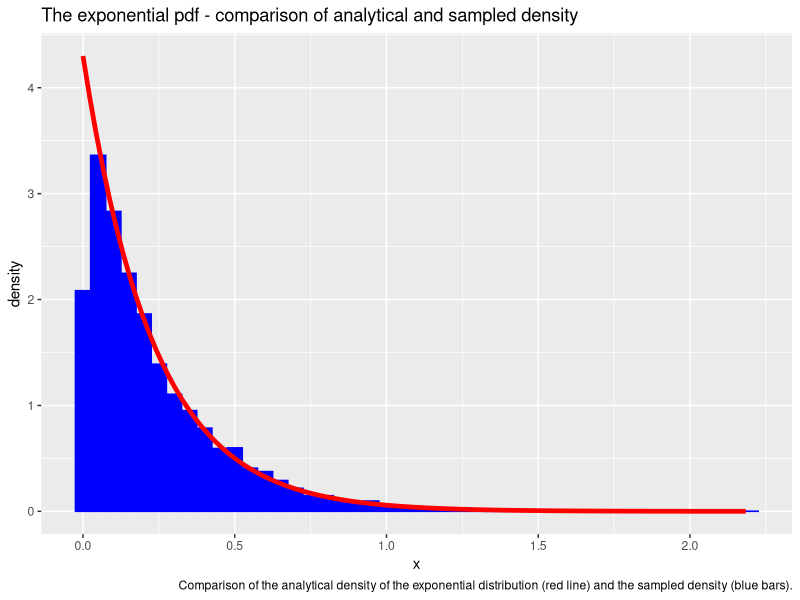
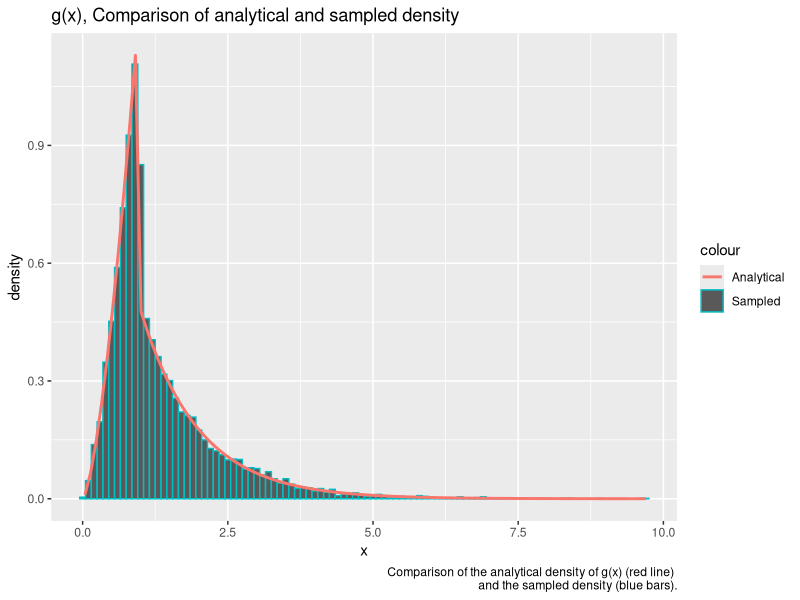
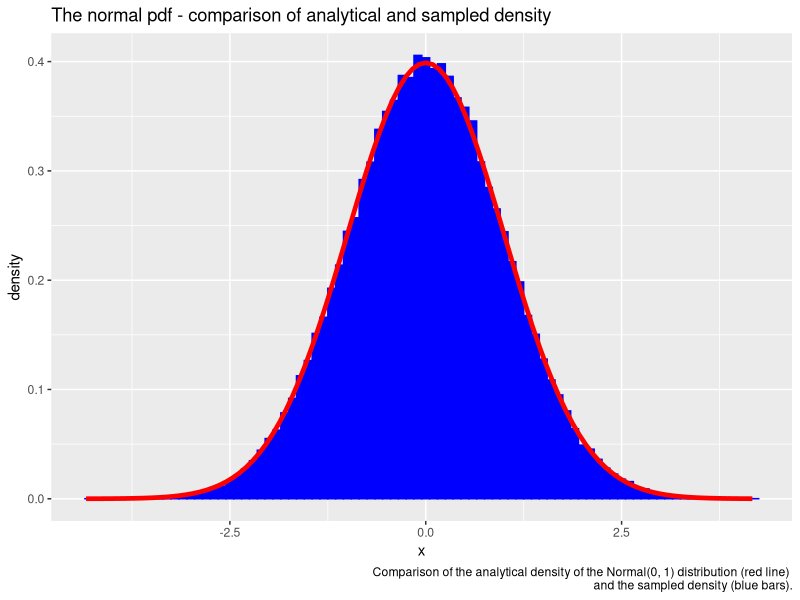
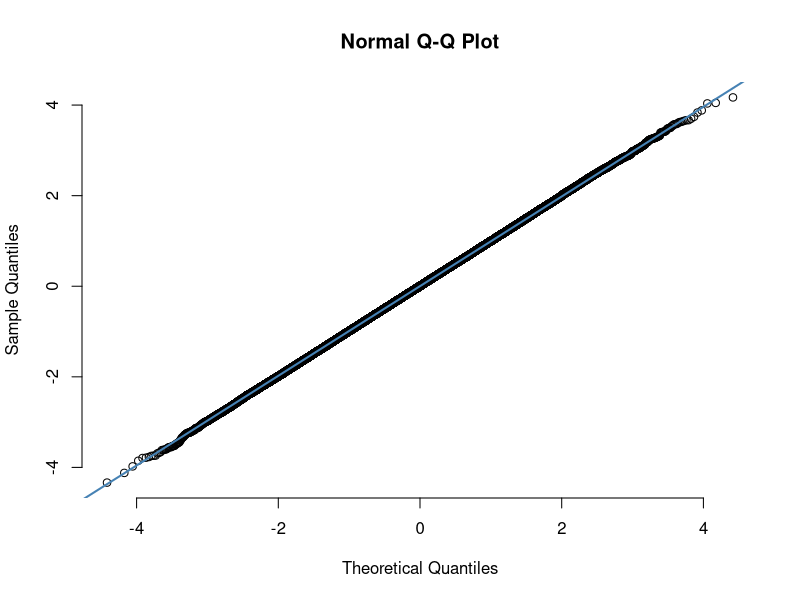
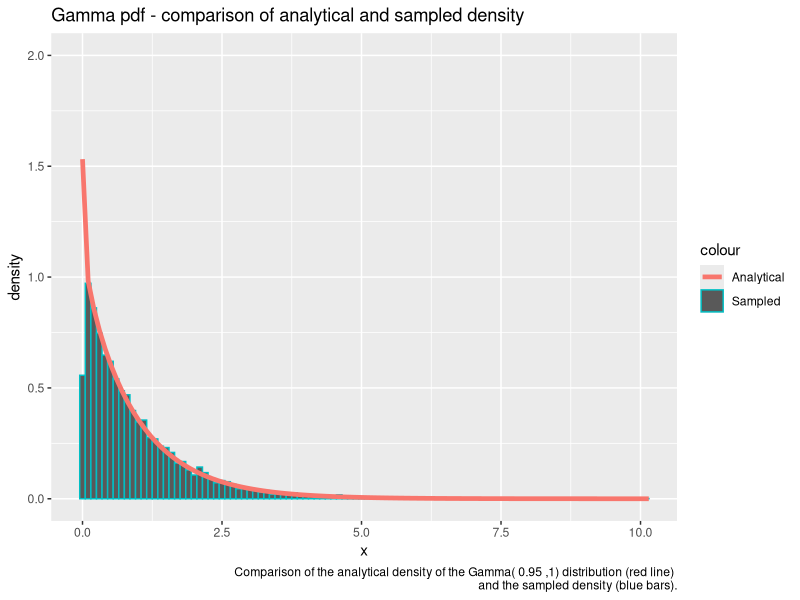
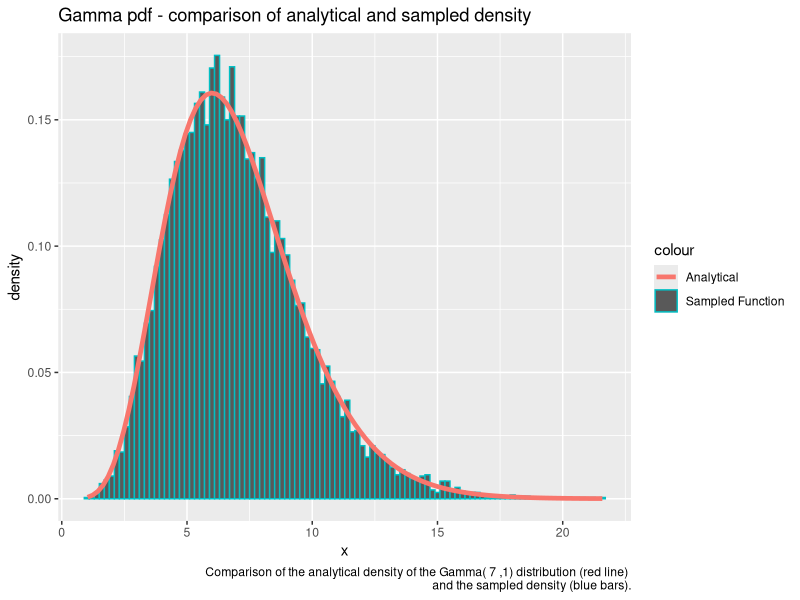
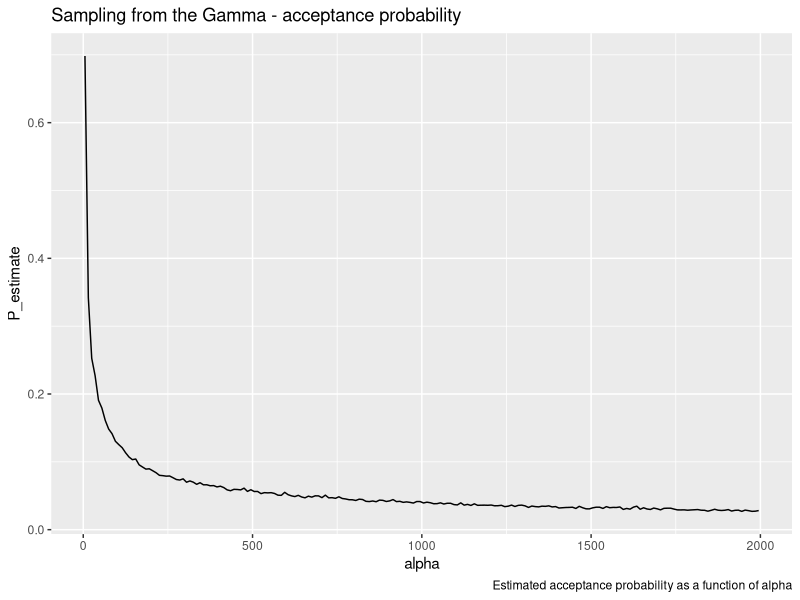
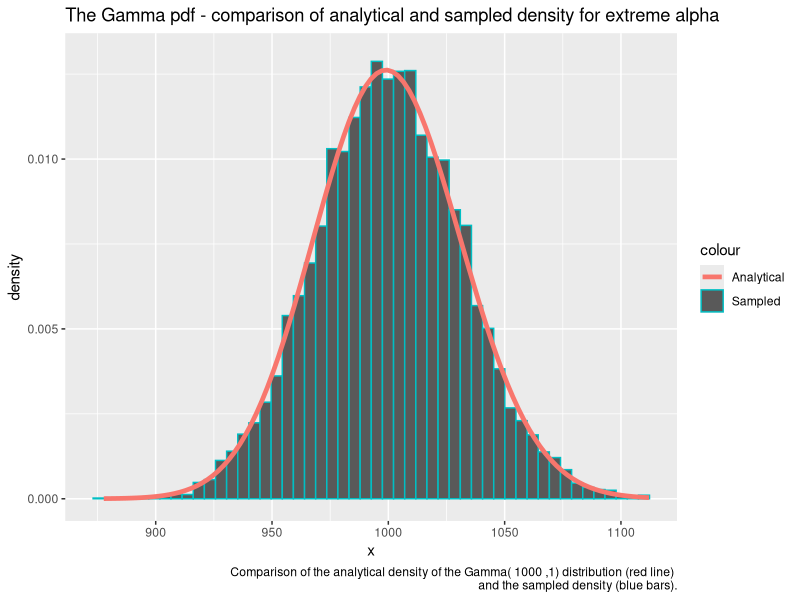

These charts were generated, in order, by the following R code:
## ---- chunk 1
library(formatR)
showsol <- FALSE
library(knitr)
opts_chunk$set(tidy.opts = list(width.cutoff = 68), tidy = TRUE, warning = FALSE, error = FALSE, message = FALSE, echo = TRUE)
## ---- chunk 2
library(ggplot2)
exponential<- function(lambda, n=1){
  u = runif(n)
  x = -1/lambda*log(u)
  return(x)
}
## ---- chunk 3
n = 10000
lambda = 4.300
x = exponential(lambda,n)
cat('Theoretical mean: ', 1/lambda,' Computed mean: ', mean(x),'\n')
cat('Theoretical variance: ', 1/lambda^2, ' Computed variance: ', var(x))
## ---- chunk 4
y = rexp(n, lambda)
rfunc = data.frame(value = y)
ourfunc = data.frame(value = x)
rfunc$type = 'R function'
ourfunc$type = 'Our function'
df = rbind(rfunc,ourfunc)
#ggplot(df, aes(value, fill = type)) + 
#   geom_histogram(alpha = 0.5, aes(y = ..density..), binwidth = 0.05, position = 'identity') + ggtitle("Our function vs. R function densities")
df2 <- data.frame(theo=seq(0,max(x),length.out=n), value=x)

ggplot(df2, aes(x = value)) + geom_histogram(aes(y = ..density..), binwidth=0.05, fill = 'blue', color = 'blue') + stat_function(fun=dexp,geom = "line",size=1.6,col="red",args = (mean=lambda)) + ggtitle("The exponential pdf - comparison of analytical and sampled density") + labs(x='x', y='density', caption='Comparison of the analytical density of the exponential distribution (red line) and the sampled density (blue bars).')
## ---- chunk 5
g = function(x, alpha){
  c = alpha*exp(1)/(alpha+exp(1))
  result = vector(length = length(x))
  result[x<1.] = sapply(x[x<1.], function(x) c*x^(alpha - 1))
  result[x>=1.] = sapply(x[x>=1.], function(x) c*exp(-x))
  return(as.double(result))
}

G_inv = function(n, alpha){
  c = alpha*exp(1)/(alpha+exp(1))
  u = runif(n)
  result = vector(length = n)
  result[u < c/alpha] = (alpha/c * u[u < c/alpha])^(1/alpha)
  result[u >= c/alpha] = -log(1/alpha + exp(-1) - u[u >= c/alpha]/c)
  return(result)
}

alpha = 2.5
n = 10000
xsamples = G_inv(n, alpha)
c = alpha*exp(1)/(alpha+exp(1))
mean = c/(alpha+1) + 2*c/exp(1)
cat('Theoretical mean: ', mean, ' Sampled mean: ', mean(xsamples))
## ---- chunk 6
variance = c/(alpha+2)+5*c/exp(1) - mean^2
cat('Theoretical variance: ', variance, ' Sampled variance: ', var(xsamples))
## ---- chunk 7
df2 <- data.frame(theo=seq(0,max(xsamples),length.out=n), value=xsamples)
ggplot(df2, aes(x = value)) + geom_histogram(aes(y = ..density.., color='Sampled'), binwidth=0.1) + stat_function(fun=g,geom = "line",size=1., args = (mean=alpha), alpha=1., aes(color="Analytical")) + ggtitle("g(x), Comparison of analytical and sampled density") + labs(x='x', y='density', caption=paste('Comparison of the analytical density of g(x) (red line) \n and the sampled density (blue bars).'))
## ---- chunk 8
normal <- function(n){
  x_1 <- runif(n/2)
  x_2 <- exponential(1/2, n/2)
  y_1 <- sqrt(x_2)*cos(2*pi*x_1)
  y_2 <- sqrt(x_2)*sin(2*pi*x_1)
  y <- c(y_1,y_2)
  return(y)
}
## ---- chunk 9
n = 100000
x <- normal(n)
cat('Theoretical mean: ', 0,' Computed mean: ', mean(x),'\n')
cat('Theoretical variance: ', 1, ' Computed variance: ', var(x))
## ---- chunk 10
df2 <- data.frame(theo=seq(0,max(x),length.out=n), value=x)
ggplot(df2, aes(x = value)) + geom_histogram(aes(y = ..density..), binwidth=0.1, col = 'blue', fill = 'blue') + stat_function(fun=dnorm,geom = "line",size=1.6,col="red",args = list(mean=0, sd = 1)) + ggtitle("The normal pdf - comparison of analytical and sampled density") + labs(x='x', y='density', caption=paste('Comparison of the analytical density of the Normal(0, 1) distribution (red line) \n and the sampled density (blue bars).'))

qqnorm(x, pch = 1, frame = FALSE)
qqline(x, col = "steelblue", lwd = 2)
## ---- chunk 11
normal_d <- function(d, mu, sigma){
  x <- normal(d)
  y <- mu + t(chol(sigma))%*%x
  return(y)
}
## ---- chunk 12
d = 2
n = 100000
mu = c(1,2)
sigma = matrix(c(2.5,3,3,10),ncol=2,nrow=2)
sample = matrix(NA, ncol = d, nrow = n)
for (i in 1:n){
  sample[i,] <- normal_d(d,mu,sigma)
}
average = apply(sample, 2,mean)
cat('Mean vector: \n')
average
covmat = cov(sample)
cat('Covariance matrix: \n')
covmat
## ---- chunk 13
library(nortest)
ad.test(sample[,1])
ad.test(sample[,2])
## ---- chunk 14
small_gamma = function(alpha, n=1){
  result = vector()
  iter = 0
  sampled = 0
  c = 1/(gamma(alpha)) * (1/alpha + exp(-1))
  
  while(sampled < n){

    #sample from g(x)
    uniform2 = runif(n)
    x = G_inv(n, alpha)
    #compute the acceptance probabilites
    probs = dgamma(x, alpha, rate=1) / (c * as.double(g(x, alpha)))
    #append samples where u < f(x) / c g(x)
    result = append(result, x[uniform2 <= probs])
    #increase counters
    sampled = sampled + sum(uniform2 <= probs)
    iter = iter + n
  }
  
  iter = iter - length(result) + n
  
  return(list(samples = result[seq(1:n)], iter = iter))
}
## ---- chunk 15
alpha = 0.95
G1 <- small_gamma(alpha, 10000)
df12 = data.frame(G1)

cat('Theoretical mean: ', alpha,' Computed mean: ', mean(G1$samples),'\n')
cat('Theoretical variance: ', alpha, ' Computed variance: ', var(G1$samples))
## ---- chunk 16
ggplot(data=df12, aes(x=samples)) + geom_histogram(data=df12, aes(x=samples, y=..density.., color="Sampled"), binwidth=0.1) +  stat_function(fun=dgamma, geom = "line",size=1.6, args = list(shape=alpha, rate=1), aes(x=samples, color = "Analytical")) + ggtitle("Gamma pdf - comparison of analytical and sampled density") + ylim(0. ,2.0) + labs(x='x', y='density', caption=paste('Comparison of the analytical density of the Gamma(', alpha, ',1) distribution (red line) \n and the sampled density (blue bars).'))

## ---- chunk 17
large_gamma <- function(alpha, n=1){
  #log transformations of a and b+
  loga = 1/2 * (alpha - 1) * (log(alpha - 1) - 1)
  logb = 1/2 * (alpha + 1) * (log(alpha + 1) - 1)
  result = vector(mode="numeric")
  
  i = 0
  iter = 0
  while (i < n){
    iter = iter + 1 
    log_x_1 = loga + log(runif(1))
    log_x_2 = logb + log(runif(1))
    #equivalent condition of (x_1, x_2) in C_f
    if (2*log_x_1 <= (alpha - 1)*(log_x_2 - log_x_1) - exp(log_x_2 - log_x_1)){
      result = append(result, exp(log_x_2 - log_x_1))
      i = i + 1
    }
    else{}
  }
  list(samples = result, iter = iter)
}
## ---- chunk 18
alpha = 7.
G2 = large_gamma(alpha, 10000)
cat('Theoretical mean: ', alpha,' Computed mean: ', mean(G2$samples),'\n')
cat('Theoretical variance: ', alpha, ' Computed variance: ', var(G2$samples))
## ---- chunk 19
df16 = data.frame(data=G2)

ggplot(df16, aes(x=data.samples)) + geom_histogram(data=df16, aes(x = data.samples, y=..density.., color="Sampled Function"), binwidth=0.2) + stat_function(fun=dgamma,geom = "line",size=1.6,aes(color='Analytical'),args = list(shape=alpha, rate = 1)) + ggtitle("Gamma pdf - comparison of analytical and sampled density") + labs(x='x', y='density', caption=paste('Comparison of the analytical density of the Gamma(', alpha, ',1) distribution (red line) \n and the sampled density (blue bars).'))
## ---- chunk 20
iterations = c()

for (alpha in seq(2, 2000, 10)){
  #Sample 1000 gamma variables for a particular alpha
  G = large_gamma(alpha, 1000)
  #Iter is here the average over all 1000 samples
  iterations = append(iterations, G$iter)
}

df15 = data.frame(alpha = seq(5, 2000, 10), P_estimate = 1000/iterations)

ggplot(df15, aes(x = alpha, y = P_estimate)) + geom_line() + ggtitle("Sampling from the Gamma - acceptance probability") + labs(caption='Estimated acceptance probability as a function of alpha')
## ---- chunk 21
gamma2 = function(alpha, beta=1, n  = 1){
  if (alpha == 1.0){
    return(list(samples = exponential(beta, n), iter = n))
  }
  else if (alpha <= 1){
    G = small_gamma(alpha, n)
    G$samples = G$samples / beta
    return(G)
  }
  else if (alpha > 1){
    G = large_gamma(alpha, n)
    G$samples = G$samples / beta
    return(G)
  }
}

alpha = 1000
beta = 1

G = gamma2(alpha, beta, 10000)
df17 <- data.frame(G)

histo = hist(G$samples, plot=F)
ggplot(df17, aes(x = samples)) + geom_histogram(aes(y = ..density.., color='Sampled'), bins=50) + stat_function(fun=dgamma,geom = "line",size=1.6,aes(color='Analytical'),args = list(shape=alpha, rate=beta)) + ggtitle("The Gamma pdf - comparison of analytical and sampled density for extreme alpha") + ylim(0, 1.1*max(histo$density)) + labs(x='x', y='density', caption=paste('Comparison of the analytical density of the Gamma(', alpha, ',1) distribution (red line) \n and the sampled density (blue bars).'))
## ---- chunk 22
library(MCMCpack)
get_gamma_samples <- function(alpha){
  return(gamma2(alpha)$samples)
}

dirichlet <- function(alpha){
  z<- sapply(alpha,get_gamma_samples)
  x <- z/sum(z)
  return(x)
}
## ---- chunk 23
k = 5
n = 20000
x <- matrix(NA, ncol = k, nrow = n)
alpha <- exponential(1,k)
for (i in 1:n){
  x[i,] <- dirichlet(alpha)
}
cat('Theoretical mean: ', alpha/sum(alpha),'\n','Computed mean: ', apply(x,2,mean),'\n')
cat('Theoretical variance: ', alpha*(sum(alpha)-alpha)/(sum(alpha)^2*(sum(alpha)+1)),'\n', 'Computed variance: ', apply(x,2,var))
## ---- chunk 24
n <- 10000
alpha <- rep(1,k)
x <- matrix(NA, ncol = k, nrow = n)
for (i in 1:n){
  x[i,] <- dirichlet(alpha)
}
y <- as.vector(rdirichlet(n,alpha))
rfunc = data.frame(value = y)
ourfunc = data.frame(value = as.vector(x))
rfunc$type = 'R function'
ourfunc$type = 'Our function'
df = rbind(rfunc,ourfunc)
ggplot(df, aes(value, fill = type)) + 
   geom_histogram(alpha = 0.5, aes(y = ..density..), position = 'identity') + ggtitle('Comparison of Dirichlet samplers') + labs(x='x', y='density', caption=paste('Comparison of the sampled density of x_k\n sampled from our dirichlet sampler (red bars) and the sampler from MCMpack (blue bars)'))
## ---- chunk 25
df2 <- data.frame(theo=seq(0,max(x[,1]),length.out=n), value=x[,1])
ggplot(df2, aes(x = value)) + geom_histogram(aes(y = ..density..), 
      binwidth = 0.005,fill = 'blue', color = 'blue') + stat_function(fun=dbeta,geom = "line",size=1.6,col="red",args = list(shape1=1,shape2=k-1)) + ggtitle("Our function vs. analytical density") + labs(x='x', y='density', caption=paste('Comparison of the sampled density of x_1 sampled from our dirichlet sampler (blue bars) and the Beta distribution (red line)'))
## ---- chunk 26
f <- function(x){
  return((2+x)^125*(1-x)^38*x^34)
}

optimum = optimize(f,c(0,1),maximum = TRUE)

draw_samples <- function(n){
  samples <- rep(NA,n)
  iter = 0
  for (i in 1:n){
    finish = 0
    while(finish ==0){
      iter = iter + 1
      x_sample <- runif(1)
      alpha <- f(x_sample)/optimum$objective
      u = runif(1)
      if (u <=alpha){
        samples[i] <- x_sample
        finish <- 1
      }
    }
  }
  return(list(samples = samples, iterations = iter))
}
## ---- chunk 27
n = 10000
g <- function(x){
  return(f(x)*x)
}
f_density <- function(x){return(f(x)/integrate(f,0,1)$value)}
y <- draw_samples(n)
cat("Computed mean: ", sum(y$samples)/n, '\n')
cat("Theoretical mean: ", integrate(g,0,1)$value/integrate(f,0,1)$value, '\n')
df <- data.frame(theo=seq(0,1,length.out=n), value=y$samples)
ggplot(df, aes(x = value)) + geom_histogram(aes(y = ..density..), binwidth=0.001, col = 'blue', fill = 'blue') + stat_function(fun=f_density,geom = "line",size=1.6,col="red") + ggtitle("Comparison of analytical and sampled density") + xlim(0,1) + geom_segment(x = sum(y$samples)/n, xend = sum(y$samples)/n, y = 0, yend = 100, col = "green", size = 1.2, linetype = "longdash") + labs(x='x', y='density', caption=paste('Comparison of the sampled density of x_k sampled from our dirichlet sampler (red bars) and the sampler from MCMpack (blue bars)'))
## ---- chunk 28
cat("Average random numbers generated: ", y$iterations/n, '\n')
cat("Theoretical expected number: ", optimum$objective/integrate(f,0,1)$value)
## ---- chunk 29
#The new unscaled posterior target pdf, NC * f_new
unscaled_posterior_target = function(x){
  return(f_density(x)*dbeta(x, 1, 5))
}

#Compute the normalizing constant of f_new
NC_posterior = integrate(unscaled_posterior_target, 0, 1)$value

#Normalized new posterior target pdf, f_new
posterior_target = function(x){
  return(unscaled_posterior_target(x) / NC_posterior) 
}

#The density of x, f_new(x) * x
posterior_target_mean_density = function(x){
  return(x * posterior_target(x))
}

theoretical_mean = integrate(posterior_target_mean_density, 0, 1)$value

weights = posterior_target(y$samples) / f_density(y$samples)
posterior_mean = sum(y$samples*weights) / (n)
cat("IS posterior mean estimate:", posterior_mean, "\n")
cat("Analytical posterior mean:", theoretical_mean)
## ---- chunk 30
unscaled_weights = unscaled_posterior_target(y$samples) / f(y$samples)
posterior_mean_SN = sum(y$samples*unscaled_weights) / (sum(unscaled_weights))

cat("self-normalizing IS posterior mean estimate:", posterior_mean_SN, "\n")
cat("Analytical posterior mean:", theoretical_mean)
## ---- chunk 31
dbeta2 = function(x){
  return(dbeta(x, 1, 5))
}
est = sum(y$samples)/n
cat(paste('Mass left of x =',est,':', integrate(dbeta2, 0, est)$value))
